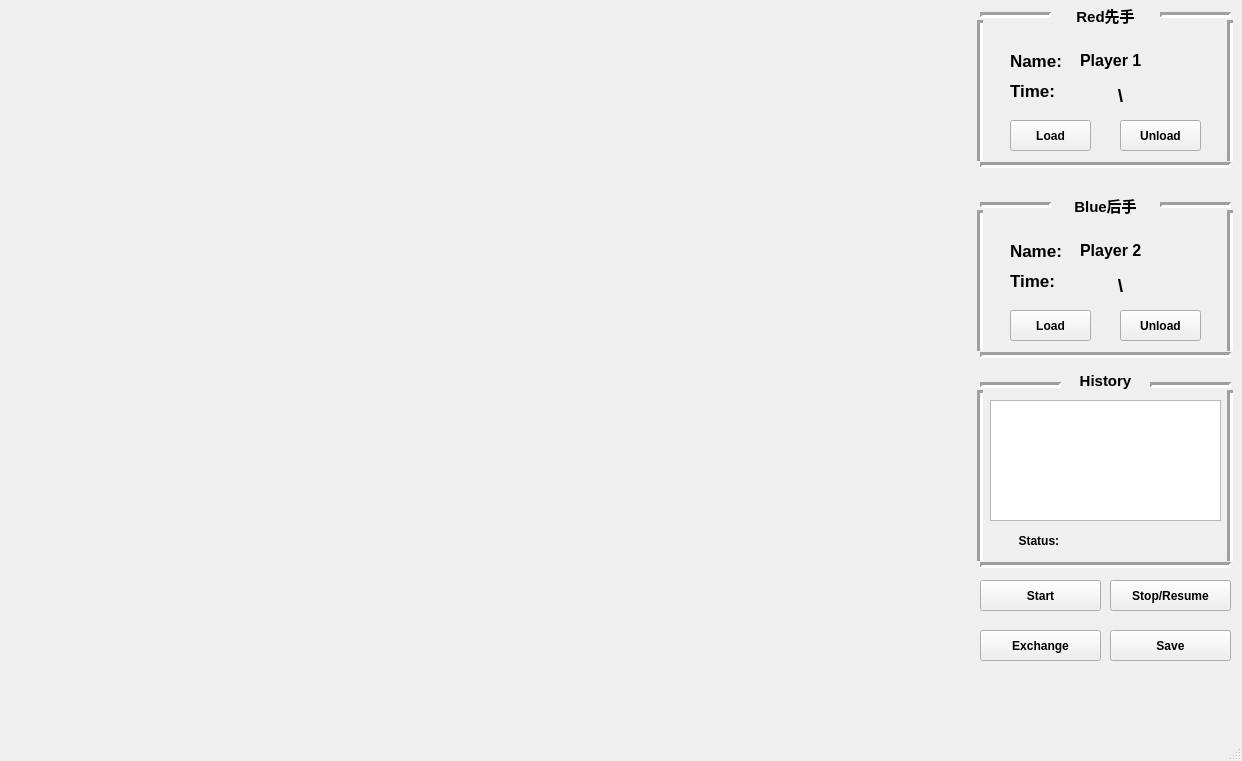
<?xml version="1.0" encoding="UTF-8"?>
<ui version="4.0">
 <class>MainWindow</class>
 <widget class="QMainWindow" name="MainWindow">
  <property name="geometry">
   <rect>
    <x>0</x>
    <y>0</y>
    <width>1242</width>
    <height>761</height>
   </rect>
  </property>
  <property name="minimumSize">
   <size>
    <width>1242</width>
    <height>761</height>
   </size>
  </property>
  <property name="maximumSize">
   <size>
    <width>1242</width>
    <height>761</height>
   </size>
  </property>
  <property name="font">
   <font>
    <pointsize>13</pointsize>
    <weight>75</weight>
    <bold>true</bold>
   </font>
  </property>
  <property name="windowTitle">
   <string>Hex_Platform v1.1 @ Xian Studio</string>
  </property>
  <widget class="QWidget" name="centralWidget">
   <widget class="Line" name="line">
    <property name="geometry">
     <rect>
      <x>970</x>
      <y>20</y>
      <width>20</width>
      <height>141</height>
     </rect>
    </property>
    <property name="baseSize">
     <size>
      <width>0</width>
      <height>0</height>
     </size>
    </property>
    <property name="autoFillBackground">
     <bool>false</bool>
    </property>
    <property name="lineWidth">
     <number>3</number>
    </property>
    <property name="orientation">
     <enum>Qt::Vertical</enum>
    </property>
   </widget>
   <widget class="Line" name="line_2">
    <property name="geometry">
     <rect>
      <x>1220</x>
      <y>20</y>
      <width>20</width>
      <height>141</height>
     </rect>
    </property>
    <property name="baseSize">
     <size>
      <width>0</width>
      <height>0</height>
     </size>
    </property>
    <property name="autoFillBackground">
     <bool>false</bool>
    </property>
    <property name="lineWidth">
     <number>3</number>
    </property>
    <property name="orientation">
     <enum>Qt::Vertical</enum>
    </property>
   </widget>
   <widget class="Line" name="line_3">
    <property name="geometry">
     <rect>
      <x>980</x>
      <y>100</y>
      <width>251</width>
      <height>131</height>
     </rect>
    </property>
    <property name="baseSize">
     <size>
      <width>0</width>
      <height>0</height>
     </size>
    </property>
    <property name="autoFillBackground">
     <bool>false</bool>
    </property>
    <property name="lineWidth">
     <number>3</number>
    </property>
    <property name="orientation">
     <enum>Qt::Horizontal</enum>
    </property>
   </widget>
   <widget class="Line" name="line_4">
    <property name="geometry">
     <rect>
      <x>980</x>
      <y>-50</y>
      <width>71</width>
      <height>131</height>
     </rect>
    </property>
    <property name="baseSize">
     <size>
      <width>0</width>
      <height>0</height>
     </size>
    </property>
    <property name="autoFillBackground">
     <bool>false</bool>
    </property>
    <property name="lineWidth">
     <number>3</number>
    </property>
    <property name="orientation">
     <enum>Qt::Horizontal</enum>
    </property>
   </widget>
   <widget class="Line" name="line_5">
    <property name="geometry">
     <rect>
      <x>1160</x>
      <y>-50</y>
      <width>71</width>
      <height>131</height>
     </rect>
    </property>
    <property name="baseSize">
     <size>
      <width>0</width>
      <height>0</height>
     </size>
    </property>
    <property name="autoFillBackground">
     <bool>false</bool>
    </property>
    <property name="lineWidth">
     <number>3</number>
    </property>
    <property name="orientation">
     <enum>Qt::Horizontal</enum>
    </property>
   </widget>
   <widget class="Line" name="line_6">
    <property name="geometry">
     <rect>
      <x>1160</x>
      <y>140</y>
      <width>71</width>
      <height>131</height>
     </rect>
    </property>
    <property name="baseSize">
     <size>
      <width>0</width>
      <height>0</height>
     </size>
    </property>
    <property name="autoFillBackground">
     <bool>false</bool>
    </property>
    <property name="lineWidth">
     <number>3</number>
    </property>
    <property name="orientation">
     <enum>Qt::Horizontal</enum>
    </property>
   </widget>
   <widget class="Line" name="line_7">
    <property name="geometry">
     <rect>
      <x>980</x>
      <y>290</y>
      <width>251</width>
      <height>131</height>
     </rect>
    </property>
    <property name="baseSize">
     <size>
      <width>0</width>
      <height>0</height>
     </size>
    </property>
    <property name="autoFillBackground">
     <bool>false</bool>
    </property>
    <property name="lineWidth">
     <number>3</number>
    </property>
    <property name="orientation">
     <enum>Qt::Horizontal</enum>
    </property>
   </widget>
   <widget class="Line" name="line_8">
    <property name="geometry">
     <rect>
      <x>1220</x>
      <y>210</y>
      <width>20</width>
      <height>141</height>
     </rect>
    </property>
    <property name="baseSize">
     <size>
      <width>0</width>
      <height>0</height>
     </size>
    </property>
    <property name="autoFillBackground">
     <bool>false</bool>
    </property>
    <property name="lineWidth">
     <number>3</number>
    </property>
    <property name="orientation">
     <enum>Qt::Vertical</enum>
    </property>
   </widget>
   <widget class="Line" name="line_9">
    <property name="geometry">
     <rect>
      <x>970</x>
      <y>210</y>
      <width>20</width>
      <height>141</height>
     </rect>
    </property>
    <property name="baseSize">
     <size>
      <width>0</width>
      <height>0</height>
     </size>
    </property>
    <property name="autoFillBackground">
     <bool>false</bool>
    </property>
    <property name="lineWidth">
     <number>3</number>
    </property>
    <property name="orientation">
     <enum>Qt::Vertical</enum>
    </property>
   </widget>
   <widget class="Line" name="line_10">
    <property name="geometry">
     <rect>
      <x>980</x>
      <y>140</y>
      <width>71</width>
      <height>131</height>
     </rect>
    </property>
    <property name="baseSize">
     <size>
      <width>0</width>
      <height>0</height>
     </size>
    </property>
    <property name="autoFillBackground">
     <bool>false</bool>
    </property>
    <property name="lineWidth">
     <number>3</number>
    </property>
    <property name="orientation">
     <enum>Qt::Horizontal</enum>
    </property>
   </widget>
   <widget class="Line" name="line_11">
    <property name="geometry">
     <rect>
      <x>1150</x>
      <y>320</y>
      <width>81</width>
      <height>131</height>
     </rect>
    </property>
    <property name="baseSize">
     <size>
      <width>0</width>
      <height>0</height>
     </size>
    </property>
    <property name="autoFillBackground">
     <bool>false</bool>
    </property>
    <property name="lineWidth">
     <number>3</number>
    </property>
    <property name="orientation">
     <enum>Qt::Horizontal</enum>
    </property>
   </widget>
   <widget class="Line" name="line_12">
    <property name="geometry">
     <rect>
      <x>980</x>
      <y>500</y>
      <width>251</width>
      <height>131</height>
     </rect>
    </property>
    <property name="baseSize">
     <size>
      <width>0</width>
      <height>0</height>
     </size>
    </property>
    <property name="autoFillBackground">
     <bool>false</bool>
    </property>
    <property name="lineWidth">
     <number>3</number>
    </property>
    <property name="orientation">
     <enum>Qt::Horizontal</enum>
    </property>
   </widget>
   <widget class="Line" name="line_13">
    <property name="geometry">
     <rect>
      <x>1220</x>
      <y>390</y>
      <width>20</width>
      <height>171</height>
     </rect>
    </property>
    <property name="baseSize">
     <size>
      <width>0</width>
      <height>0</height>
     </size>
    </property>
    <property name="autoFillBackground">
     <bool>false</bool>
    </property>
    <property name="lineWidth">
     <number>3</number>
    </property>
    <property name="orientation">
     <enum>Qt::Vertical</enum>
    </property>
   </widget>
   <widget class="Line" name="line_14">
    <property name="geometry">
     <rect>
      <x>970</x>
      <y>390</y>
      <width>20</width>
      <height>171</height>
     </rect>
    </property>
    <property name="baseSize">
     <size>
      <width>0</width>
      <height>0</height>
     </size>
    </property>
    <property name="autoFillBackground">
     <bool>false</bool>
    </property>
    <property name="lineWidth">
     <number>3</number>
    </property>
    <property name="orientation">
     <enum>Qt::Vertical</enum>
    </property>
   </widget>
   <widget class="Line" name="line_15">
    <property name="geometry">
     <rect>
      <x>980</x>
      <y>320</y>
      <width>81</width>
      <height>131</height>
     </rect>
    </property>
    <property name="baseSize">
     <size>
      <width>0</width>
      <height>0</height>
     </size>
    </property>
    <property name="autoFillBackground">
     <bool>false</bool>
    </property>
    <property name="lineWidth">
     <number>3</number>
    </property>
    <property name="orientation">
     <enum>Qt::Horizontal</enum>
    </property>
   </widget>
   <widget class="QLabel" name="label">
    <property name="geometry">
     <rect>
      <x>1060</x>
      <y>0</y>
      <width>91</width>
      <height>31</height>
     </rect>
    </property>
    <property name="font">
     <font>
      <family>Arial</family>
      <pointsize>11</pointsize>
      <weight>75</weight>
      <bold>true</bold>
     </font>
    </property>
    <property name="text">
     <string>Red先手</string>
    </property>
    <property name="textFormat">
     <enum>Qt::AutoText</enum>
    </property>
    <property name="alignment">
     <set>Qt::AlignCenter</set>
    </property>
   </widget>
   <widget class="QLabel" name="label_2">
    <property name="geometry">
     <rect>
      <x>1060</x>
      <y>190</y>
      <width>91</width>
      <height>31</height>
     </rect>
    </property>
    <property name="font">
     <font>
      <family>Arial</family>
      <pointsize>11</pointsize>
      <weight>75</weight>
      <bold>true</bold>
     </font>
    </property>
    <property name="text">
     <string>Blue后手</string>
    </property>
    <property name="textFormat">
     <enum>Qt::AutoText</enum>
    </property>
    <property name="alignment">
     <set>Qt::AlignCenter</set>
    </property>
   </widget>
   <widget class="QLabel" name="label_3">
    <property name="geometry">
     <rect>
      <x>1070</x>
      <y>370</y>
      <width>71</width>
      <height>21</height>
     </rect>
    </property>
    <property name="font">
     <font>
      <family>Arial</family>
      <pointsize>11</pointsize>
      <weight>75</weight>
      <bold>true</bold>
     </font>
    </property>
    <property name="text">
     <string>History</string>
    </property>
    <property name="textFormat">
     <enum>Qt::AutoText</enum>
    </property>
    <property name="alignment">
     <set>Qt::AlignCenter</set>
    </property>
   </widget>
   <widget class="QPushButton" name="buttonStart">
    <property name="geometry">
     <rect>
      <x>980</x>
      <y>580</y>
      <width>121</width>
      <height>31</height>
     </rect>
    </property>
    <property name="font">
     <font>
      <pointsize>9</pointsize>
      <weight>75</weight>
      <bold>true</bold>
     </font>
    </property>
    <property name="text">
     <string>Start</string>
    </property>
    <property name="autoDefault">
     <bool>false</bool>
    </property>
    <property name="default">
     <bool>false</bool>
    </property>
    <property name="flat">
     <bool>false</bool>
    </property>
   </widget>
   <widget class="QPushButton" name="buttonSave">
    <property name="geometry">
     <rect>
      <x>1110</x>
      <y>630</y>
      <width>121</width>
      <height>31</height>
     </rect>
    </property>
    <property name="font">
     <font>
      <pointsize>9</pointsize>
      <weight>75</weight>
      <bold>true</bold>
     </font>
    </property>
    <property name="text">
     <string>Save</string>
    </property>
    <property name="autoDefault">
     <bool>false</bool>
    </property>
    <property name="default">
     <bool>false</bool>
    </property>
    <property name="flat">
     <bool>false</bool>
    </property>
   </widget>
   <widget class="QPushButton" name="buttonExchange">
    <property name="geometry">
     <rect>
      <x>980</x>
      <y>630</y>
      <width>121</width>
      <height>31</height>
     </rect>
    </property>
    <property name="font">
     <font>
      <pointsize>9</pointsize>
      <weight>75</weight>
      <bold>true</bold>
     </font>
    </property>
    <property name="text">
     <string>Exchange</string>
    </property>
    <property name="autoDefault">
     <bool>false</bool>
    </property>
    <property name="default">
     <bool>false</bool>
    </property>
    <property name="flat">
     <bool>false</bool>
    </property>
   </widget>
   <widget class="QLabel" name="label_4">
    <property name="geometry">
     <rect>
      <x>1000</x>
      <y>530</y>
      <width>91</width>
      <height>21</height>
     </rect>
    </property>
    <property name="font">
     <font>
      <family>Arial</family>
      <pointsize>9</pointsize>
      <weight>75</weight>
      <bold>true</bold>
     </font>
    </property>
    <property name="text">
     <string>Status:    </string>
    </property>
    <property name="textFormat">
     <enum>Qt::AutoText</enum>
    </property>
    <property name="alignment">
     <set>Qt::AlignCenter</set>
    </property>
   </widget>
   <widget class="QLabel" name="labelStatus">
    <property name="geometry">
     <rect>
      <x>1070</x>
      <y>530</y>
      <width>171</width>
      <height>21</height>
     </rect>
    </property>
    <property name="font">
     <font>
      <family>Arial</family>
      <pointsize>9</pointsize>
      <weight>75</weight>
      <bold>true</bold>
     </font>
    </property>
    <property name="text">
     <string/>
    </property>
    <property name="textFormat">
     <enum>Qt::AutoText</enum>
    </property>
    <property name="alignment">
     <set>Qt::AlignLeading|Qt::AlignLeft|Qt::AlignVCenter</set>
    </property>
   </widget>
   <widget class="QLabel" name="labelBoard">
    <property name="geometry">
     <rect>
      <x>0</x>
      <y>0</y>
      <width>900</width>
      <height>600</height>
     </rect>
    </property>
    <property name="text">
     <string/>
    </property>
   </widget>
   <widget class="QPushButton" name="buttonLoadRed">
    <property name="geometry">
     <rect>
      <x>1010</x>
      <y>120</y>
      <width>81</width>
      <height>31</height>
     </rect>
    </property>
    <property name="font">
     <font>
      <pointsize>9</pointsize>
      <weight>75</weight>
      <bold>true</bold>
     </font>
    </property>
    <property name="text">
     <string>Load</string>
    </property>
    <property name="autoDefault">
     <bool>false</bool>
    </property>
    <property name="default">
     <bool>false</bool>
    </property>
    <property name="flat">
     <bool>false</bool>
    </property>
   </widget>
   <widget class="QPushButton" name="buttonLoadBlue">
    <property name="geometry">
     <rect>
      <x>1010</x>
      <y>310</y>
      <width>81</width>
      <height>31</height>
     </rect>
    </property>
    <property name="font">
     <font>
      <pointsize>9</pointsize>
      <weight>75</weight>
      <bold>true</bold>
     </font>
    </property>
    <property name="text">
     <string>Load</string>
    </property>
    <property name="autoDefault">
     <bool>false</bool>
    </property>
    <property name="default">
     <bool>false</bool>
    </property>
    <property name="flat">
     <bool>false</bool>
    </property>
   </widget>
   <widget class="QTextBrowser" name="historyDisplay">
    <property name="geometry">
     <rect>
      <x>990</x>
      <y>400</y>
      <width>231</width>
      <height>121</height>
     </rect>
    </property>
   </widget>
   <widget class="QPushButton" name="buttonUnloadRed">
    <property name="geometry">
     <rect>
      <x>1120</x>
      <y>120</y>
      <width>81</width>
      <height>31</height>
     </rect>
    </property>
    <property name="font">
     <font>
      <pointsize>9</pointsize>
      <weight>75</weight>
      <bold>true</bold>
     </font>
    </property>
    <property name="text">
     <string>Unload</string>
    </property>
    <property name="autoDefault">
     <bool>false</bool>
    </property>
    <property name="default">
     <bool>false</bool>
    </property>
    <property name="flat">
     <bool>false</bool>
    </property>
   </widget>
   <widget class="QPushButton" name="buttonUnloadBlue">
    <property name="geometry">
     <rect>
      <x>1120</x>
      <y>310</y>
      <width>81</width>
      <height>31</height>
     </rect>
    </property>
    <property name="font">
     <font>
      <pointsize>9</pointsize>
      <weight>75</weight>
      <bold>true</bold>
     </font>
    </property>
    <property name="text">
     <string>Unload</string>
    </property>
    <property name="autoDefault">
     <bool>false</bool>
    </property>
    <property name="default">
     <bool>false</bool>
    </property>
    <property name="flat">
     <bool>false</bool>
    </property>
   </widget>
   <widget class="QLabel" name="timerRed">
    <property name="geometry">
     <rect>
      <x>1080</x>
      <y>80</y>
      <width>81</width>
      <height>31</height>
     </rect>
    </property>
    <property name="font">
     <font>
      <pointsize>14</pointsize>
      <weight>75</weight>
      <bold>true</bold>
     </font>
    </property>
    <property name="text">
     <string>\</string>
    </property>
    <property name="textFormat">
     <enum>Qt::RichText</enum>
    </property>
    <property name="alignment">
     <set>Qt::AlignCenter</set>
    </property>
   </widget>
   <widget class="QLabel" name="timerBlue">
    <property name="geometry">
     <rect>
      <x>1080</x>
      <y>270</y>
      <width>81</width>
      <height>31</height>
     </rect>
    </property>
    <property name="font">
     <font>
      <pointsize>14</pointsize>
      <weight>75</weight>
      <bold>true</bold>
     </font>
    </property>
    <property name="text">
     <string>\</string>
    </property>
    <property name="textFormat">
     <enum>Qt::RichText</enum>
    </property>
    <property name="alignment">
     <set>Qt::AlignCenter</set>
    </property>
   </widget>
   <widget class="QLabel" name="label_5">
    <property name="geometry">
     <rect>
      <x>1010</x>
      <y>50</y>
      <width>61</width>
      <height>21</height>
     </rect>
    </property>
    <property name="font">
     <font>
      <pointsize>13</pointsize>
      <weight>75</weight>
      <bold>true</bold>
     </font>
    </property>
    <property name="text">
     <string>Name:</string>
    </property>
   </widget>
   <widget class="QLabel" name="label_6">
    <property name="geometry">
     <rect>
      <x>1010</x>
      <y>80</y>
      <width>61</width>
      <height>21</height>
     </rect>
    </property>
    <property name="font">
     <font>
      <pointsize>13</pointsize>
      <weight>75</weight>
      <bold>true</bold>
     </font>
    </property>
    <property name="text">
     <string>Time:</string>
    </property>
   </widget>
   <widget class="QLabel" name="redName">
    <property name="geometry">
     <rect>
      <x>1080</x>
      <y>50</y>
      <width>111</width>
      <height>21</height>
     </rect>
    </property>
    <property name="font">
     <font>
      <pointsize>12</pointsize>
     </font>
    </property>
    <property name="text">
     <string>Player 1</string>
    </property>
   </widget>
   <widget class="QLabel" name="label_8">
    <property name="geometry">
     <rect>
      <x>1010</x>
      <y>270</y>
      <width>61</width>
      <height>21</height>
     </rect>
    </property>
    <property name="font">
     <font>
      <pointsize>13</pointsize>
      <weight>75</weight>
      <bold>true</bold>
     </font>
    </property>
    <property name="text">
     <string>Time:</string>
    </property>
   </widget>
   <widget class="QLabel" name="label_9">
    <property name="geometry">
     <rect>
      <x>1010</x>
      <y>240</y>
      <width>61</width>
      <height>21</height>
     </rect>
    </property>
    <property name="font">
     <font>
      <pointsize>13</pointsize>
      <weight>75</weight>
      <bold>true</bold>
     </font>
    </property>
    <property name="text">
     <string>Name:</string>
    </property>
   </widget>
   <widget class="QLabel" name="blueName">
    <property name="geometry">
     <rect>
      <x>1080</x>
      <y>240</y>
      <width>111</width>
      <height>21</height>
     </rect>
    </property>
    <property name="font">
     <font>
      <pointsize>12</pointsize>
     </font>
    </property>
    <property name="text">
     <string>Player 2</string>
    </property>
   </widget>
   <widget class="QPushButton" name="StopButton">
    <property name="geometry">
     <rect>
      <x>1110</x>
      <y>580</y>
      <width>121</width>
      <height>31</height>
     </rect>
    </property>
    <property name="font">
     <font>
      <pointsize>9</pointsize>
     </font>
    </property>
    <property name="text">
     <string>Stop/Resume</string>
    </property>
   </widget>
  </widget>
  <widget class="QStatusBar" name="statusBar"/>
 </widget>
 <layoutdefault spacing="6" margin="11"/>
 <resources/>
 <connections/>
</ui>
